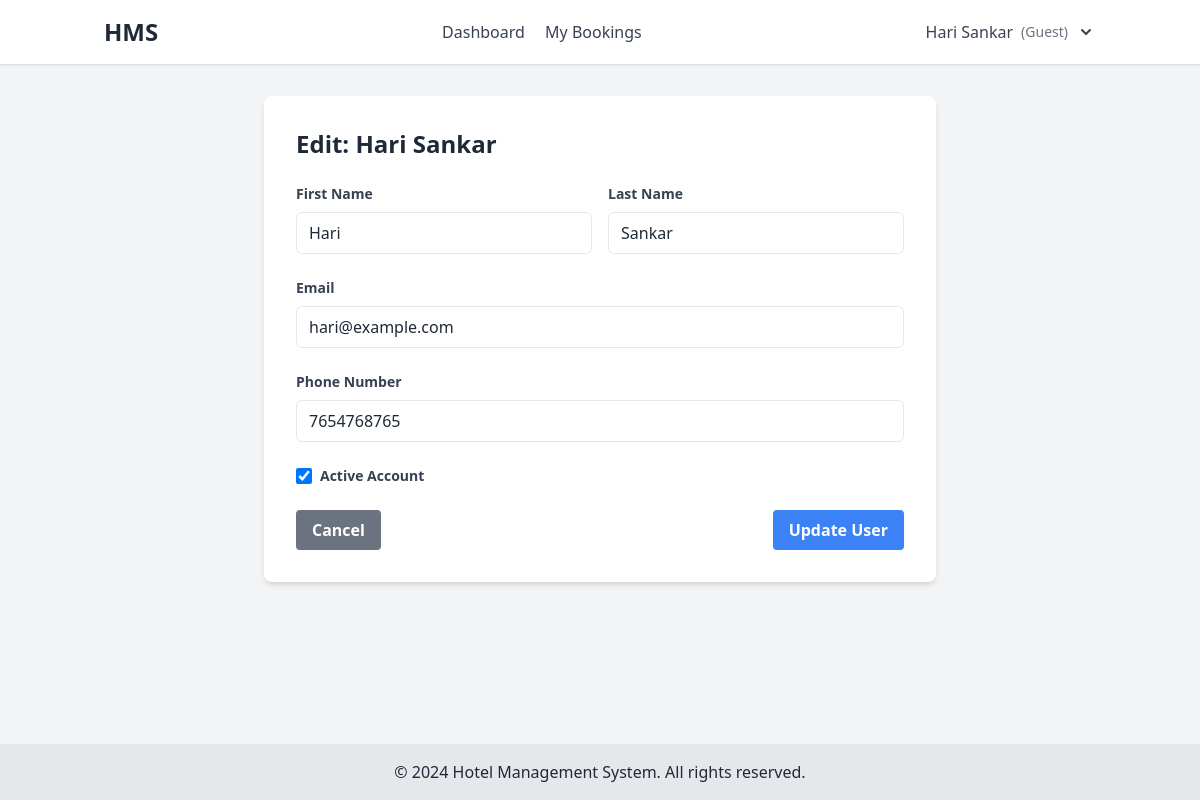
Page /edit-user/1/ (signed in) on the committed database.
### hms_app/models.py (models this page shows)
class User(AbstractUser):
    ADMIN = 'admin'
    MANAGER = 'manager'
    RECEPTIONIST = 'receptionist'
    HOUSEKEEPING = 'housekeeping'
    GUEST = 'guest'
    ROLE_CHOICES = [
        (ADMIN, 'Admin'),
        (MANAGER, 'Manager'),
        (RECEPTIONIST, 'Receptionist'),
        (HOUSEKEEPING, 'Housekeeping'),
        (GUEST, 'Guest'),
    ]
    role = models.CharField(max_length=20, choices=ROLE_CHOICES, default=GUEST)
    phone_number = models.CharField(max_length=15, blank=True)
    two_factor_enabled = models.BooleanField(default=False)
    two_factor_code = models.CharField(max_length=6, null=True, blank=True)

### hms_app/views.py (the view)
# urls.py: path('edit-user/<int:user_id>/', views.edit_user, name='edit_user'),
@login_required
def edit_user(request, user_id):
    user_to_edit = get_object_or_404(User, id=user_id)
    if request.method == 'POST':
        form = EditUserForm(request.POST, instance=user_to_edit)
        if form.is_valid():
            form.save()
            messages.success(request, 'User updated successfully!')
            return redirect('user_management')
    else:
        form = EditUserForm(instance=user_to_edit)
    return render(request, 'admin/edit_user.html', {
        'form': form,
        'user': user_to_edit
    })

### hms_app/forms.py
class EditUserForm(forms.ModelForm):
    class Meta:
        model = User
        fields = ['first_name', 'last_name', 'email', 'phone_number', 'is_active']
        widgets = {
            'first_name': forms.TextInput(attrs={
                'class': 'w-full px-3 py-2 border rounded-md focus:outline-none focus:ring-2 focus:ring-blue-500'
            }),
            'last_name': forms.TextInput(attrs={
                'class': 'w-full px-3 py-2 border rounded-md focus:outline-none focus:ring-2 focus:ring-blue-500'
            }),
            'email': forms.EmailInput(attrs={
                'class': 'w-full px-3 py-2 border rounded-md focus:outline-none focus:ring-2 focus:ring-blue-500'
            }),
            'phone_number': forms.TextInput(attrs={
                'class': 'w-full px-3 py-2 border rounded-md focus:outline-none focus:ring-2 focus:ring-blue-500'
            }),
            'is_active': forms.CheckboxInput(attrs={
                'class': 'h-4 w-4 text-blue-600 border-gray-300 rounded focus:ring-blue-500'
            })
        }

### templates/admin/edit_user.html (shortened to what this page needs)
{% extends 'base.html' %}
{% block content %}
<div class="max-w-2xl mx-auto bg-white p-8 rounded-lg shadow-md">
    <div class="flex justify-between items-center mb-6">
        <h2 class="text-2xl font-bold">Edit: {{ user.get_full_name }}</h2>
    </div>
    <form method="post">
        <div class="grid grid-cols-2 gap-4 mb-6">
            <div>
                <label class="block text-gray-700 text-sm font-bold mb-2">First Name</label>
                {{ form.first_name }}
            </div>
            <div>
                <label class="block text-gray-700 text-sm font-bold mb-2">Last Name</label>
                {{ form.last_name }}
            </div>
        </div>
        <div class="mb-6">
            <label class="block text-gray-700 text-sm font-bold mb-2">Email</label>
            {{ form.email }}
        </div>
        <div class="mb-6">
            <label class="block text-gray-700 text-sm font-bold mb-2">Phone Number</label>
            {{ form.phone_number }}
        </div>
        <div class="mb-6">
            <div class="flex items-center">
                {{ form.is_active }}
                <label class="ml-2 text-gray-700 text-sm font-bold">Active Account</label>
            </div>
        </div>
        <div class="flex justify-between">
            <a href="{% url 'user_management' %}"
                class="bg-gray-500 text-white font-bold py-2 px-4 rounded hover:bg-gray-600">
                Cancel
            </a>
            <button type="submit" class="bg-blue-500 text-white font-bold py-2 px-4 rounded hover:bg-blue-600">
                Update User
            </button>
        </div>
    </form>
</div>
{% endblock %}

### templates/base.html (shortened to what this page needs)
<!DOCTYPE html>
<html lang="en">
<head>
    <script src="https://cdn.tailwindcss.com"></script>
</head>
<body class="min-h-screen bg-gray-100 text-gray-800 flex flex-col">
    <header class="bg-white shadow">
        <div class="container mx-auto px-4 py-4 flex justify-between items-center">
            <a href="{% url 'dashboard' %}" class="text-2xl font-bold">HMS</a>
            <nav class="space-x-4">
                {% if user.is_authenticated %}
                {% if user.role == 'admin' %}
                <a href="{% url 'dashboard' %}" class="text-gray-700 hover:text-blue-500">Dashboard</a>
                <a href="{% url 'room_list' %}" class="text-gray-700 hover:text-blue-500">Rooms</a>
                <a href="{% url 'generate_reports' %}" class="text-gray-700 hover:text-blue-500">Reports</a>
                <a href="{% url 'payroll_summary' %}" class="text-gray-700 hover:text-blue-500">Payroll</a>
                {% elif user.role == 'receptionist' %}
                <a href="{% url 'dashboard' %}" class="text-gray-700 hover:text-blue-500">Dashboard</a>
                <a href="{% url 'booking_list' %}" class="text-gray-700 hover:text-blue-500">Reservations</a>
                {% elif user.role == 'housekeeping' %}
                <a href="{% url 'dashboard' %}" class="text-gray-700 hover:text-blue-500">Dashboard</a>
                {% else %}
                <a href="{% url 'dashboard' %}" class="text-gray-700 hover:text-blue-500">Dashboard</a>
                <a href="{% url 'booking_list' %}" class="text-gray-700 hover:text-blue-500">My Bookings</a>
                {% endif %}
                {% endif %}
            </nav>
            <div class="flex items-center">
                {% if user.is_authenticated %}
                <div x-data="{ open: false }" class="relative">
                    <button @click="open = !open" class="flex items-center space-x-2 text-gray-700 hover:text-blue-500">
                        <span>{{ user.get_full_name|default:user.username }}</span>
                        <span class="text-sm text-gray-500">({{ user.role|title }})</span>
                        <svg xmlns="http://www.w3.org/2000/svg" class="h-5 w-5" viewBox="0 0 20 20" fill="currentColor">
                            <path fill-rule="evenodd"
                                d="M5.293 7.293a1 1 0 011.414 0L10 10.586l3.293-3.293a1 1 0 111.414 1.414l-4 4a1 1 0 01-1.414 0l-4-4a1 1 0 010-1.414z"
                                clip-rule="evenodd" />
                        </svg>
                    </button>
                </div>
                {% else %}
                <div class="space-x-4">
                    <a href="{% url 'login' %}" class="text-blue-500 hover:underline">Login</a>
                    <a href="{% url 'register' %}" class="text-blue-500 hover:underline">Register</a>
                </div>
                {% endif %}
            </div>
        </div>
    </header>
    <main class="container mx-auto px-4 py-8 flex-grow">
        {% block content %}{% endblock %}
    </main>
    <footer class="bg-gray-200 text-center py-4 mt-auto">
        <p>&copy; {% now "Y" %} Hotel Management System. All rights reserved.</p>
    </footer>
</body>
</html>

### rows in the picture
User: get_full_name "Hari Sankar", role "Guest", first_name "Hari", last_name "Sankar", email "hari@example.com", phone_number "7654768765", is_active "☑"
